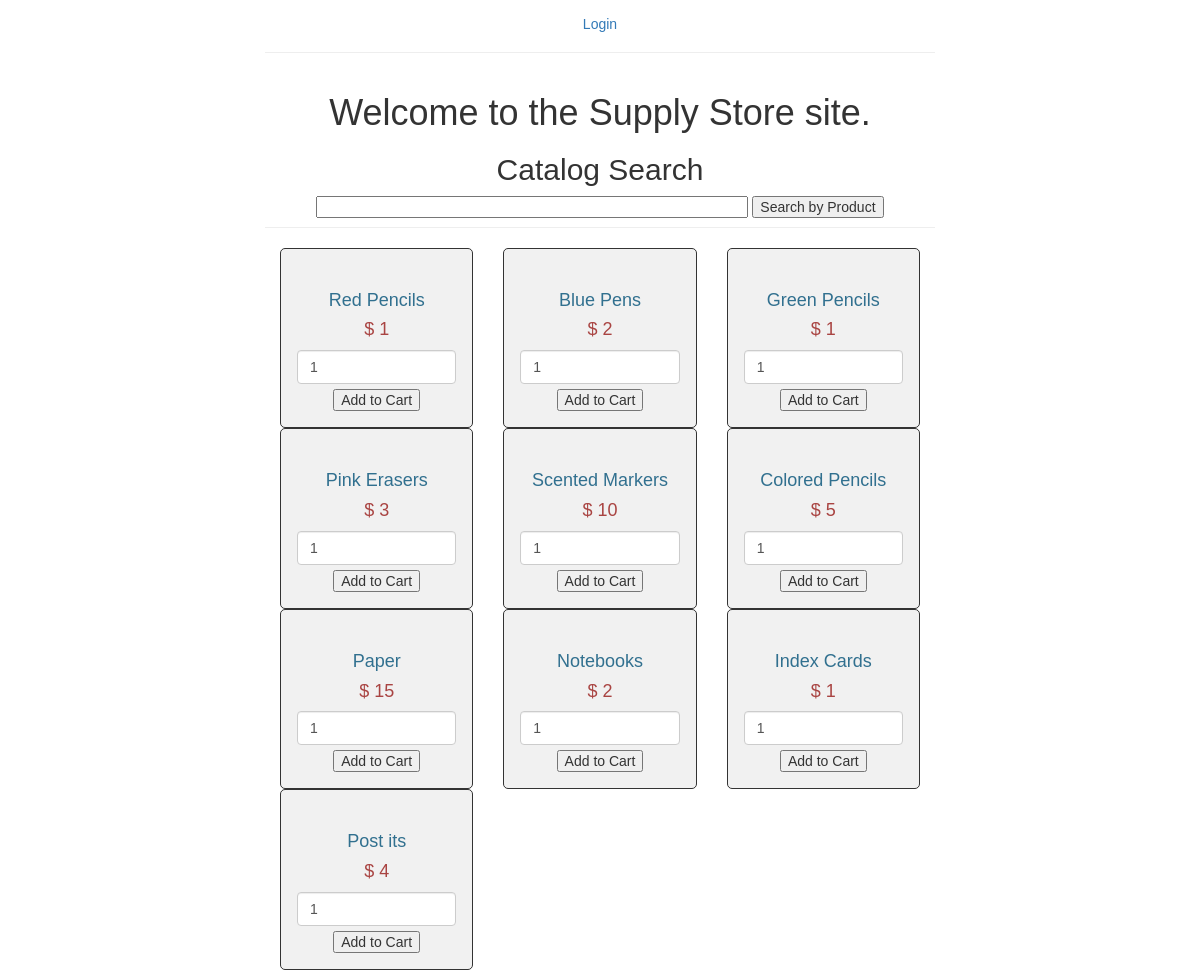
Screenshot of /M4/search.php with the database file from the repository.
### tables this page shows
CREATE TABLE `items` (
  `ID` int(2) NOT NULL,
  `ITEM_NO` int(3) NOT NULL,
  `PROD_DESC` varchar(50) NOT NULL,
  `PRICE` decimal(10,0) NOT NULL,
  `QUANTITY` int(3) NOT NULL
);

### M4/search.php (the view, shortened to what this page needs)
 <!DOCTYPE html>
<html>
<head>
<link rel="stylesheet" href="https://maxcdn.bootstrapcdn.com/bootstrap/3.3.6/css/bootstrap.min.css" />
</head>
<body>
<br />
<div class="container" style="width:700px;">
<?php
require_once 'searchCatalog.php';
$sql = "SELECT * FROM items WHERE `PROD_DESC` LIKE '%$query%' OR `PRICE` LIKE '%$query%' OR `QUANTITY` LIKE '%$query%'";
$result = $conn->query($sql);
if(mysqli_num_rows($result) > 0)
{
    while($row = mysqli_fetch_array($result))
    {
        ?>
                <div class="col-md-4">
                     <form method="post" action="Cart.php"<?php echo $row["ID"]; ?>">
                          <div style="border:1px solid #333; background-color:#f1f1f1; border-radius:5px; padding:16px;" align="center">
                               <img src="<?php echo $row["PHOTOS"]; ?>" class="img-responsive" /><br />
                               <h4 class="text-info"><?php echo $row["PROD_DESC"]; ?></h4>
                               <h4 class="text-danger">$ <?php echo $row["PRICE"]; ?></h4>
                               <input type="text" name="quantity" class="form-control" value="1" />
                               <input type="submit" name="add_to_cart" style="margin-top:5px;" class="button" background-color: rgba(44, 62, 80,0.7); value="Add to Cart" />
                          </div>
                     </form>
                </div>
                <?php
                     }
                }
 else { echo "0 results"; }
?>
</body>
</html>

### M4/showTopMenu.php (shortened to what this page needs)
</head>
<?php
if (!isset($_SESSION['username'])):?>
<span><a href="login.html">Login</a></span>
<hr>
<?php endif; ?>
</html>

### M4/searchCatalog.php (shortened to what this page needs)
<?php
require_once 'showTopMenu.php';
?>
<!DOCTYPE html>
<html lang="en">
<head>
    <link rel="stylesheet" href="https://maxcdn.bootstrapcdn.com/bootstrap/3.3.7/css/bootstrap.css">
</head>
<body>
    <div class="page-header">
        <h1> Welcome to the Supply Store site.</h1>
         <center>
 <h2> Catalog Search </h2>
 <form action = 'search.php' method= 'get'>
 <input type='text' name='query' size='50'/>
 <input type='submit' value='Search by Product'/>
 <?php
$query = $_GET['query'];
?>
 </form>
 </center>
    </div>
</body>
</html>

### M4/search.php (style rules this page uses)
body { font: 14px sans-serif; text-align: center; }

### M4/searchCatalog.php (style rules this page uses)
body { font: 14px sans-serif; text-align: center; }

### rows the page displays
items: PROD_DESC "Red Pencils", PRICE "1"
items: PROD_DESC "Blue Pens", PRICE "2"
items: PROD_DESC "Green Pencils", PRICE "1"
items: PROD_DESC "Pink Erasers", PRICE "3"
items: PROD_DESC "Scented Markers", PRICE "10"
items: PROD_DESC "Colored Pencils", PRICE "5"
items: PROD_DESC "Paper", PRICE "15"
items: PROD_DESC "Notebooks", PRICE "2"
items: PROD_DESC "Index Cards", PRICE "1"
items: PROD_DESC "Post its", PRICE "4"
